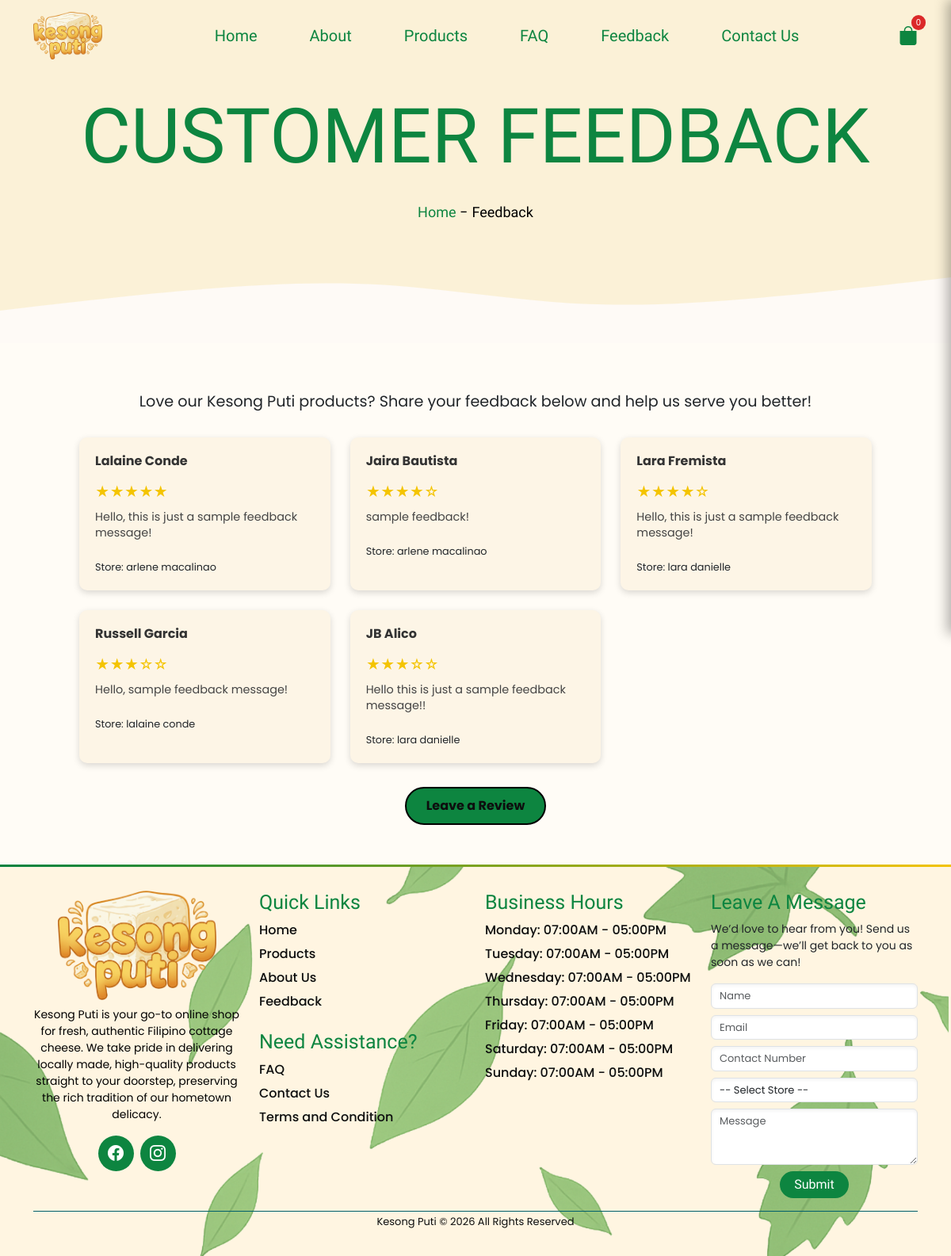
Page /interfaces/customer/feedback.php on the committed database.
### tables this page shows
CREATE TABLE `page_headers` (
  `id` int(11) NOT NULL,
  `page_name` varchar(100) NOT NULL,
  `header_text` varchar(255) NOT NULL,
  `header_image` varchar(255) DEFAULT NULL
);

CREATE TABLE `reviews` (
  `review_id` int(11) NOT NULL,
  `name` varchar(100) NOT NULL,
  `email` varchar(255) NOT NULL,
  `rating` varchar(10) NOT NULL,
  `feedback` text NOT NULL,
  `created_at` timestamp NOT NULL DEFAULT current_timestamp(),
  `recipient` varchar(100) NOT NULL
);

CREATE TABLE `footer_settings` (
  `id` int(11) NOT NULL,
  `logo` varchar(255) DEFAULT '../../assets/logo.png',
  `description` text DEFAULT NULL,
  `facebook_link` varchar(255) DEFAULT NULL,
  `instagram_link` varchar(255) DEFAULT NULL,
  `email` varchar(255) DEFAULT NULL,
  `phone` varchar(50) DEFAULT NULL,
  `address` varchar(255) DEFAULT NULL,
  `quick_links` text DEFAULT NULL,
  `updated_at` timestamp NOT NULL DEFAULT current_timestamp() ON UPDATE current_timestamp(),
  `bottom_text` varchar(255) NOT NULL DEFAULT 'Kesong Puti © 2025 All Rights Reserved',
  `background_image` varchar(255) DEFAULT NULL,
  `mon_hours` varchar(50) NOT NULL DEFAULT '07:00AM - 05:00PM',
  `tue_hours` varchar(50) NOT NULL DEFAULT '07:00AM - 05:00PM',
  `wed_hours` varchar(50) NOT NULL DEFAULT '07:00AM - 05:00PM',
  `thu_hours` varchar(50) NOT NULL DEFAULT '07:00AM - 05:00PM',
  `fri_hours` varchar(50) NOT NULL DEFAULT '07:00AM - 05:00PM',
  `sat_hours` varchar(50) NOT NULL DEFAULT '07:00AM - 05:00PM',
  `sun_hours` varchar(50) NOT NULL DEFAULT '07:00AM - 05:00PM'
);

### interfaces/customer/feedback.php (the view, shortened to what this page needs)
<?php
require '../../connection.php';
$current_page = 'feedback';
include ('../../includes/customer-dashboard.php');
$superadmins = [];
$superQuery = "SELECT super_id, username FROM super_admin";
$superResult = mysqli_query($connection, $superQuery);
if ($superResult && mysqli_num_rows($superResult) > 0) {
    while ($row = mysqli_fetch_assoc($superResult)) {
        $superadmins['super_' . $row['super_id']] = $row['username'];
    }
}
$admins = [];
$adminQuery = "SELECT admin_id, username FROM admins";
$adminResult = mysqli_query($connection, $adminQuery);
if ($adminResult && mysqli_num_rows($adminResult) > 0) {
    while ($row = mysqli_fetch_assoc($adminResult)) {
        $admins['admin_' . $row['admin_id']] = $row['username'];
    }
}
$recipients = array_merge($superadmins, $admins);
$sql = "SELECT *,
  LENGTH(rating) - LENGTH(REPLACE(rating, '★', '')) AS star_count
  FROM reviews
  ORDER BY star_count DESC, created_at DESC";
$result = mysqli_query($connection, $sql);
?>
<!DOCTYPE html>
<html lang="en">
  <head>
    <link
      href="https://cdn.jsdelivr.net/npm/bootstrap@5.3.7/dist/css/bootstrap.min.css"
      rel="stylesheet"
    >
    <link
      href="https://cdn.jsdelivr.net/npm/bootstrap-icons/font/bootstrap-icons.css"
      rel="stylesheet"
    >
    <link rel="stylesheet" href="../../css/styles.css" >
  </head>
  <body>
<section class="feedback-page">
<div class="message">
  Love our Kesong Puti products? Share your feedback below and help us serve you better!
</div>
<div class="feedback-container">
    <?php while ($row = mysqli_fetch_assoc($result)) { ?>
      <div class="feedback-box">
        <h4 class="feedback-name"><?= htmlspecialchars($row['name']) ?></h4>
        <div class="feedback-stars"><?= htmlspecialchars($row['rating']) ?></div>
        <p class="feedback-text"><?= htmlspecialchars($row['feedback']) ?></p>
        <small class="feedback-store">Store:
            <?= isset($recipients[$row['recipient']]) ? htmlspecialchars($recipients[$row['recipient']]) : 'Unknown' ?>
        </small>
      </div>
    <?php } ?>
</div>
  <button class="review-btn" id="openReviewModal">Leave a Review</button>
</section>
    <?php include('../../includes/footer.php'); ?>
  </body>
</html>

### includes/customer-dashboard.php (shortened to what this page needs)
<?php
$header_image = "assets/header.png";
if (!empty($current_page)) {
    $result = mysqli_query($connection,
        "SELECT header_text, header_image
         FROM page_headers
         WHERE page_name='$current_page'
         LIMIT 1");
    if ($row = mysqli_fetch_assoc($result)) {
        $page_header = $row['header_text'] ?? "WELCOME";
        $header_image = $row['header_image'] ?? "uploads/header/header.png";
    }
}
?>
<!DOCTYPE html>
<html lang="en">
<head>
    <link
      href="https://cdn.jsdelivr.net/npm/bootstrap@5.3.7/dist/css/bootstrap.min.css"
      rel="stylesheet"
    >
    <link
      href="https://cdn.jsdelivr.net/npm/bootstrap-icons/font/bootstrap-icons.css"
      rel="stylesheet"
    >
    <link rel="stylesheet" href="../../css/styles.css" >
  </head>
<body>
<nav class="navbar navbar-expand-lg fixed-top navbar-transparent navbar-hidden navbar-visible" id="mainNavbar">
      <div class="container-fluid">
        <a class="navbar-brand fw-bold" href="#"
          ><img
            src="../../assets/logo.png"
            alt="Kesong Puti" /></a>
        <div
          class="collapse navbar-collapse justify-content-center"
          id="navbarNav"
        >
          <ul class="navbar-nav mx-auto">
            <li class="nav-item"><a class="nav-link" href="#">Home</a></li>
            <li class="nav-item"><a class="nav-link" href="#">About</a></li>
            <li class="nav-item"><a class="nav-link" href="products.php">Products</a></li>
            <li class="nav-item"><a class="nav-link" href="FAQ.php">FAQ</a></li>
            <li class="nav-item"><a class="nav-link" href="feedback.php">Feedback</a></li>
            <li class="nav-item">
              <a class="nav-link" href="contact.php">Contact Us</a>
            </li>
          </ul>
        </div>
        <div
          class="cart-icon position-relative d-none d-lg-block"
          id="cartBtn"
          style="cursor: pointer"
        >
          <i class="bi bi-bag-fill fs-4"></i>
          <span class="cart-badge" id="cartCount">2</span>
        </div>
      </div>
    </nav>
<section class="product-page"
         style="background-image: url('../../<?= htmlspecialchars($header_image) ?>');">
  <div class="header-text">
    <h1><?= htmlspecialchars($page_header) ?></h1>
    <div class="mt-4 breadcrumb">
      <a href="home.php"><span>Home</span></a>
      <p class="separator">-</p>
      <span class="current-page"><?= ucfirst($current_page) ?></span>
    </div>
  </div>
</section>
</body>
</html>

### includes/footer.php (shortened to what this page needs)
<?php
$query = "SELECT * FROM footer_settings ORDER BY id DESC LIMIT 1";
$result = mysqli_query($connection, $query);
$footer = mysqli_fetch_assoc($result);
$background_image = !empty($footer['background_image'])
    ? '../../uploads/footer/' . $footer['background_image']
    : 'leave.png';
$logo = !empty($footer['logo']) ? htmlspecialchars($footer['logo']) : 'logo.png';
$quickLinks = json_decode($footer['quick_links'], true);
?>
<!DOCTYPE html>
<html lang="en">
  <head>
    <link
      href="https://cdn.jsdelivr.net/npm/bootstrap@5.3.7/dist/css/bootstrap.min.css"
      rel="stylesheet"
    >
    <link
      href="https://cdn.jsdelivr.net/npm/bootstrap-icons/font/bootstrap-icons.css"
      rel="stylesheet"
    >
    <link rel="stylesheet" href="../../css/styles.css">
  </head>
<body>
    <section class="footer-separator"></section>
<footer style="
    padding: 30px 0;
    background-color: #FFF5E1;
    background-image: url('<?php echo $background_image; ?>');
    background-repeat: no-repeat;
    background-size: cover;
    background-position: center;
    font-family: var(--primary-font) !important;
">
  <div class="container footer-container">
    <div class="row">
      <div class="col-md-3 col-sm-12 text-center footer-logo">
      <img src="../../uploads/footer/<?php echo $logo; ?>" alt="Kesong Puti Logo" />
        <p class="small mt-2"><?php echo htmlspecialchars($footer['description']); ?></p>
        <div class="social-icons d-flex justify-content-center gap-2 mt-2">
          <a href="<?php echo htmlspecialchars($footer['facebook_link']); ?>" target="_blank" class="social-circle facebook"><i class="bi bi-facebook"></i></a>
          <a href="<?php echo htmlspecialchars($footer['instagram_link']); ?>" target="_blank" class="social-circle instagram"><i class="bi bi-instagram"></i></a>
        </div>
      </div>
      <div class="col-md-3 col-sm-12">
        <div class="footer-links">
          <h6 class="footer-title">Quick Links</h6>
          <?php foreach (array_slice($quickLinks, 0, 4) as $link): ?>
            <a href="<?php echo htmlspecialchars($link['url']); ?>">
              <?php echo htmlspecialchars($link['name']); ?>
            </a>
          <?php endforeach; ?>
        </div>
        <div class="footer-links mt-4">
          <h6 class="footer-title">Need Assistance?</h6>
          <?php foreach (array_slice($quickLinks, 4, 7) as $link): ?>
            <a href="<?php echo htmlspecialchars($link['url']); ?>">
              <?php echo htmlspecialchars($link['name']); ?>
            </a>
          <?php endforeach; ?>
        </div>
      </div>
      <div class="col-md-3 col-sm-12">
        <div class="contact-info">
          <h6 class="footer-title">Business Hours</h6>
          <p>Monday: <?= htmlspecialchars($footer['mon_hours']) ?></p>
          <p>Tuesday: <?= htmlspecialchars($footer['tue_hours']) ?></p>
          <p>Wednesday: <?= htmlspecialchars($footer['wed_hours']) ?></p>
          <p>Thursday: <?= htmlspecialchars($footer['thu_hours']) ?></p>
          <p>Friday: <?= htmlspecialchars($footer['fri_hours']) ?></p>
          <p>Saturday: <?= htmlspecialchars($footer['sat_hours']) ?></p>
          <p>Sunday: <?= htmlspecialchars($footer['sun_hours']) ?></p>
        </div>
      </div>
      <div class="col-md-3 col-sm-12 contact-form">
        <h5 class="footer-title">Leave A Message</h5>
            <p class="small">
              We’d love to hear from you! Send us a message—we’ll get back to
              you as soon as we can!
            </p>
        <form action="save-message.php" method="POST">
          <input type="text" name="name" class="form-control mb-2" placeholder="Name" required />
          <input type="email" name="email" class="form-control mb-2" placeholder="Email" required />
          <input type="text" name="contact" class="form-control mb-2" placeholder="Contact Number" />
          <select name="recipient" class="form-control mb-2" required>
            <option value="">-- Select Store --</option>
          </select>
          <textarea name="message" class="form-control mb-2" rows="3" placeholder="Message" required></textarea>
          <button type="submit" class="submit-btn mt-2">Submit</button>
        </form>
      </div>
    </div>
    <div class="footer-bottom text-center mt-3">
      <?php echo htmlspecialchars($footer['bottom_text']); ?>
    </div>
  </div>
</footer>
</body>
</html>

### css/colors.css (style rules this page uses)
:root { --bg-white: #FFFCF6; --bg-beige: #FFFBE6; --bg-cocoa: #3B2F2F; --bg-green: #347928; --bg-mint: #C0EBA6; --bg-yellow: #FCCD2A; --green: #347928; --black: #0D0E0E; --white: #FFFCF6; --yellow: #FCCD2A; --beige: #FFFBE6; --mint: #C0EBA6; --brown: #5E503F; --gray: #404040; --cocoa: #3B2F2F; --btn-yellow: #FCCD2A; --btn-green: #347928; --btn-red: #A7C957; }

### rows in the picture
page_headers: header_text "CUSTOMER FEEDBACK"
reviews: name "Lalaine Conde", rating "★★★★★", feedback "Hello, this is just a sample feedback message!", recipient "arlene macalinao"
reviews: name "Jaira Bautista", rating "★★★★☆", feedback "sample feedback!", recipient "arlene macalinao"
reviews: name "Lara Fremista", rating "★★★★☆", feedback "Hello, this is just a sample feedback message!", recipient "lara danielle"
reviews: name "Russell Garcia", rating "★★★☆☆", feedback "Hello, sample feedback message!", recipient "lalaine conde"
reviews: name "JB Alico", rating "★★★☆☆", feedback "Hello this is just a sample feedback message!!", recipient "lara danielle"
footer_settings: background_image (picture), logo (picture), description "Kesong Puti is your go-to online shop for fresh, authentic Filipino cottage cheese. We take pride in delivering locally made, high-quality products straight to your doorstep, preserving the rich tradition of our hometown delicacy.", mon_hours "07:00AM - 05:00PM", tue_hours "07:00AM - 05:00PM", wed_hours "07:00AM - 05:00PM", thu_hours "07:00AM - 05:00PM", fri_hours "07:00AM - 05:00PM", sat_hours "07:00AM - 05:00PM", sun_hours "07:00AM - 05:00PM", bottom_text "Kesong Puti © 2026 All Rights Reserved"

### other values in the picture
$current_page "Feedback"
$link['name'] "Home"
$link['name'] "Products"
$link['name'] "About Us"
$link['name'] "Feedback"
$link['name'] "FAQ"
$link['name'] "Contact Us"
$link['name'] "Terms and Condition"
